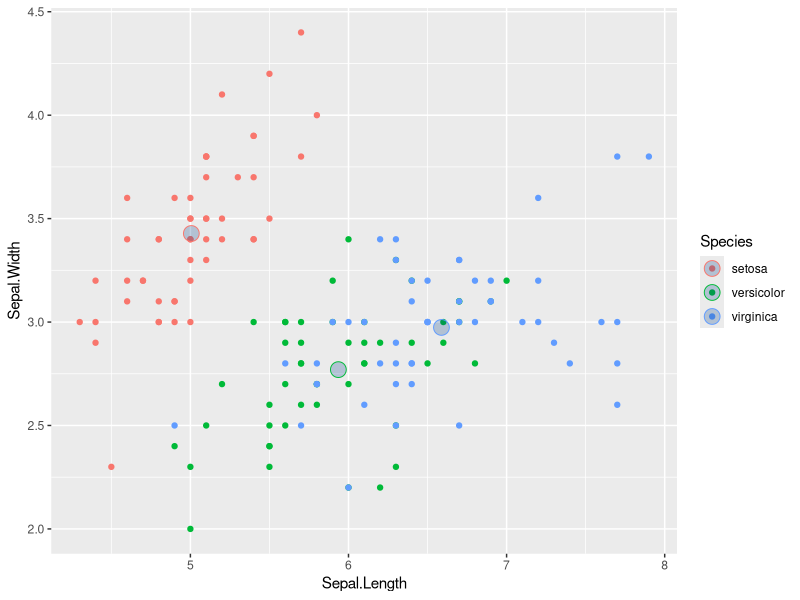

This chart was generated by the following R code:
## ---- chunk 1
knitr::opts_chunk$set(echo = TRUE)
## ---- chunk 2
library(dplyr)
library(ggplot2)
## ---- chunk 3
# 使用iris数据集中的数据
data(iris)

# 计算每个变量的均值
iris_means <- iris %>% group_by(Species) %>% summarise_all(mean)

# 输出计算的均值点
knitr::kable(iris_means)
## ---- chunk 4
ggplot(iris,aes(x = Sepal.Length, y = Sepal.Width, col = Species)) + # 原始数据的geom_point图层
  geom_point() +
  geom_point(data = iris_means, shape = 21, size = 5, fill = "#003f893e")  # 均值点的geom_point图层


